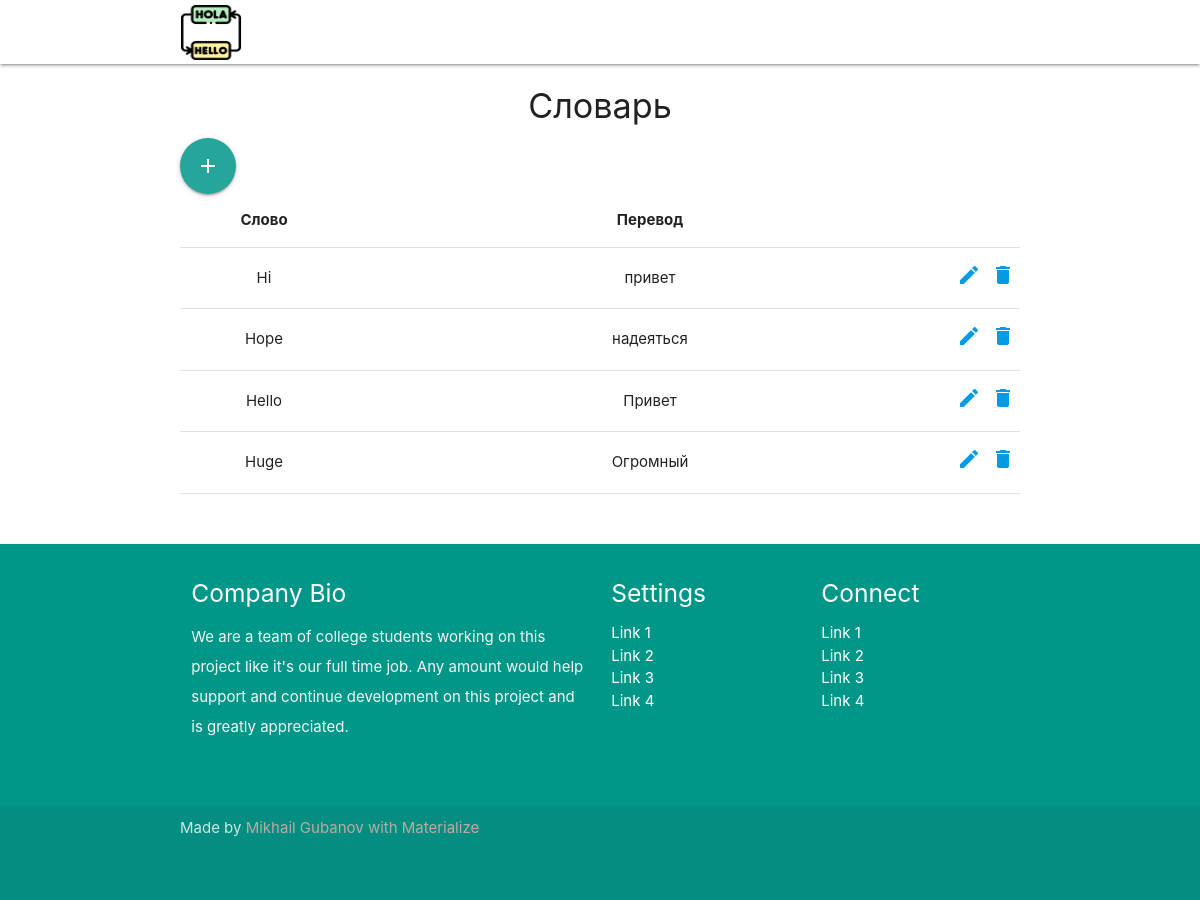
The app's page /dictionary_fill/, older data.
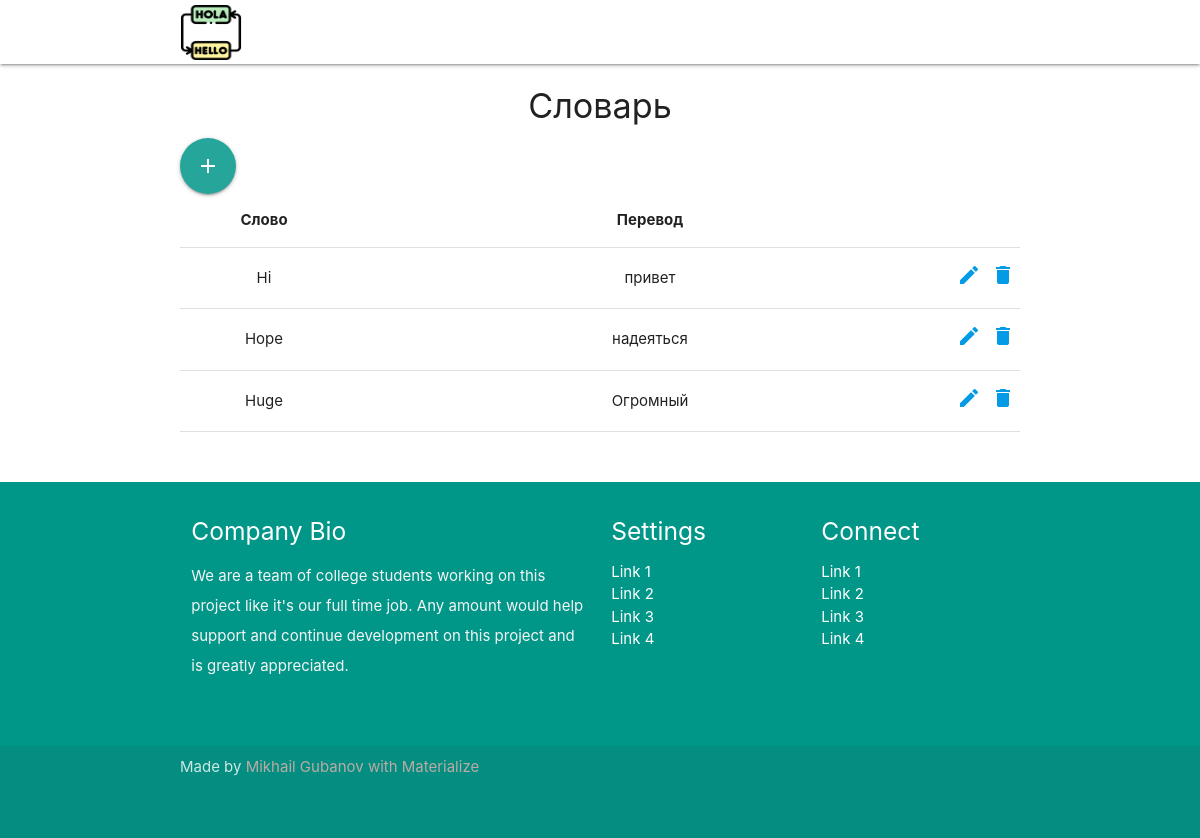
The same page, newer data.
### LinguaLearn/models.py (models this page shows)
class Dictionary(models.Model):
    note_id = models.AutoField(primary_key=True)
    word = models.CharField(max_length=32, db_column='word', unique=True)
    translate = models.CharField(max_length=256, db_column='translate')
    add_date = models.DateTimeField(db_column='add_dttm', default=datetime.now(), null=True)
    class Meta:
        db_table = 'lingualearn_dictionary'

### LinguaLearn/views.py (the view)
# urls.py: path('dictionary_fill/', views.dictionary_fill, name='dictionary'),
def dictionary_fill(request):
    words = Dictionary.objects.all()
    context = {'words': words}
    return render(request, 'dictionary.html', context)

### templates/dictionary.html (shortened to what this page needs)
{% extends 'base_page.html' %}
{% load static %}
{% block content %}
<div class="container" id='dictionary'>
    <h4 class="center-align">Словарь</h4>
        <div>
            <a href="/add_word/" name="add_btn" class="btn-floating btn-large waves-effect waves-light "><i class="material-icons right">add</i>
            </a>
        </div>
<table class="centered">
    <thead>
        <tr>
            <th style="width: 20%;">Слово</th>
            <th>Перевод</th>
            <th style="width: 2%;"></th>
            <th style="width: 2%;"></th>
        </tr>
    </thead>
    <tbody>
        {% for word in words %}
            <tr>
                <td>{{ word.word }}</td>
                <td>{{ word.translate }}</td>
                <td><a href="/edit_word/{{ word.note_id}}/"><i class="material-icons">edit</i></a></td>
                <td><a href="/delete_word/{{ word.note_id}}/"><i class="material-icons ">delete</i></a></td>
            </tr>
        {% endfor %}
    </tbody>
</table>
{% endblock %}

Row changes from the older to the newer data that the page shows:
removed Dictionary: word "Hello", translate "Привет"
